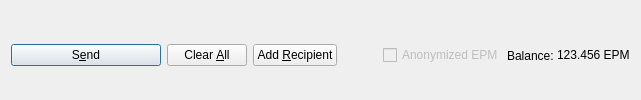
         <widget class="QFrame" name="frame_Send">
          <layout class="QHBoxLayout" name="horizontalLayout">
           <property name="bottomMargin">
            <number>0</number>
           </property>
           <item>
            <widget class="QPushButton" name="sendButton">
             <property name="minimumSize">
              <size>
               <width>150</width>
               <height>0</height>
              </size>
             </property>
             <property name="toolTip">
              <string>Confirm the send action</string>
             </property>
             <property name="text">
              <string>S&amp;end</string>
             </property>
             <property name="icon">
              <iconset resource="../extreme_private_masternode.qrc">
               <normaloff>:/icons/send</normaloff>:/icons/send</iconset>
             </property>
             <property name="autoDefault">
              <bool>false</bool>
             </property>
             <property name="default">
              <bool>true</bool>
             </property>
            </widget>
           </item>
           <item>
            <widget class="QPushButton" name="clearButton">
             <property name="sizePolicy">
              <sizepolicy hsizetype="Minimum" vsizetype="Fixed">
               <horstretch>0</horstretch>
               <verstretch>0</verstretch>
              </sizepolicy>
             </property>
             <property name="toolTip">
              <string>Clear all fields of the form.</string>
             </property>
             <property name="text">
              <string>Clear &amp;All</string>
             </property>
             <property name="icon">
              <iconset resource="../extreme_private_masternode.qrc">
               <normaloff>:/icons/remove</normaloff>:/icons/remove</iconset>
             </property>
             <property name="autoDefault">
              <bool>false</bool>
             </property>
            </widget>
           </item>
           <item>
            <widget class="QPushButton" name="addButton">
             <property name="toolTip">
              <string>Send to multiple recipients at once</string>
             </property>
             <property name="text">
              <string>Add &amp;Recipient</string>
             </property>
             <property name="icon">
              <iconset resource="../extreme_private_masternode.qrc">
               <normaloff>:/icons/add</normaloff>:/icons/add</iconset>
             </property>
             <property name="autoDefault">
              <bool>false</bool>
             </property>
            </widget>
           </item>
           <item>
            <spacer name="horizontalSpacer">
             <property name="orientation">
              <enum>Qt::Horizontal</enum>
             </property>
             <property name="sizeHint" stdset="0">
              <size>
               <width>40</width>
               <height>20</height>
              </size>
             </property>
            </spacer>
           </item>
           <item>
            <layout class="QHBoxLayout" name="horizontalLayout_2">
             <property name="spacing">
              <number>3</number>
             </property>
             <item>
              <widget class="QCheckBox" name="checkzEPM">
               <property name="enabled">
                <bool>false</bool>
               </property>
               <property name="text">
                <string>Anonymized EPM</string>
               </property>
              </widget>
             </item>
             <item>
              <widget class="QLabel" name="label">
               <property name="text">
                <string>Balance:</string>
               </property>
              </widget>
             </item>
             <item>
              <widget class="QLabel" name="labelBalance">
               <property name="sizePolicy">
                <sizepolicy hsizetype="Preferred" vsizetype="Fixed">
                 <horstretch>0</horstretch>
                 <verstretch>0</verstretch>
                </sizepolicy>
               </property>
               <property name="cursor">
                <cursorShape>IBeamCursor</cursorShape>
               </property>
               <property name="text">
                <string notr="true">123.456 EPM</string>
               </property>
               <property name="textInteractionFlags">
                <set>Qt::LinksAccessibleByMouse|Qt::TextSelectableByKeyboard|Qt::TextSelectableByMouse</set>
               </property>
              </widget>
             </item>
            </layout>
           </item>
          </layout>
         </widget>
